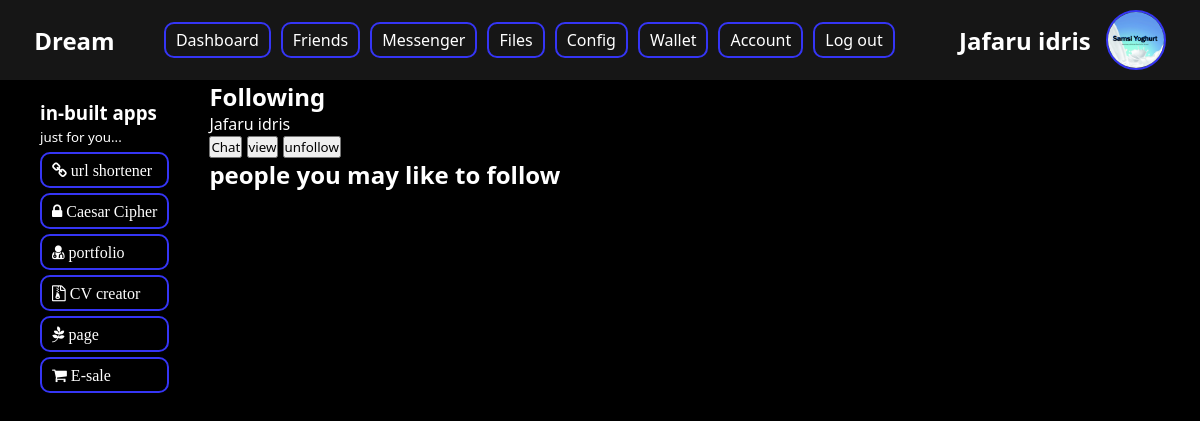
/friends/ (signed in), run on an earlier commit of the app's database.
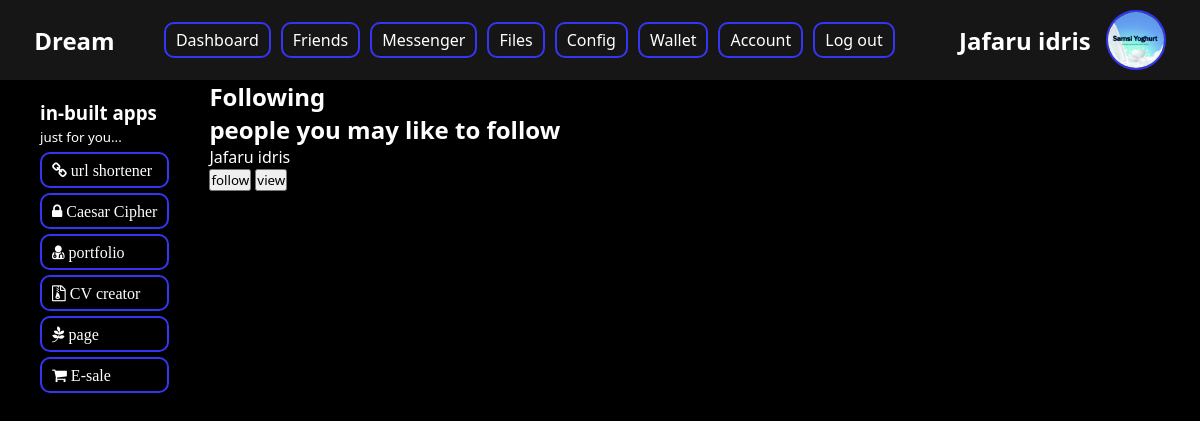
And on a later commit of the database.
### accounts/models.py (models this page shows, shortened)
class User(AbstractUser):
    id = models.UUIDField(primary_key=True, default=uuid.uuid4, editable=False)
    email = models.EmailField(unique=True, blank=True, max_length=500)
    date_of_birth = models.CharField(max_length=10, blank=True)
    followers = models.ManyToManyField(
        'accounts.User', related_name='my_followings', blank=True)
    followings = models.ManyToManyField(
        'accounts.User', related_name='my_followers', blank=True)
    activities = models.ManyToManyField("activities.Activity", blank=True)
    avatar = models.ImageField(upload_to = _upload_user_path, blank =True)
    cover = models.ImageField(upload_to = _upload_user_path, blank =True)
    contacts = models.ManyToManyField('Contact', blank=True)
    class Meta:
        verbose_name = 'Normal Account'
        verbose_name_plural = 'Normal Account\'s'

### friends/views.py (the view)
# urls.py: path('', views.Followers, name='index'),
def Followers(request):
    user = request.user
    friends = User.objects.all()
    f = []
    for friend in friends.all():
        if friend not in user.followings.all():
            f.append(friend)
    context = {
        'suggestions': f
    }
    return render(request, 'friends/index.html', context)

### project/context_processors.py (called while the page is built)
def contexts(request):
    context = {}
    user = request.user
    if user.is_authenticated:
        if Token.objects.filter(user=request.user).exists():
            token = Token.objects.get(user=request.user)
        else:
            token = Token.objects.create(user=request.user)
        context['token'] = token
    return context

### friends/templates/friends/index.html (shortened to what this page needs)
{% extends 'base.html' %}
{% block main %}
    <div class="friends_following">
    <h2>Following</h2>
    {% for friend in user.followings.all %}
    <div class="friend" id="{{friend.id}}">
        <div class="friends_wrapper">
            <p>
            {{friend.get_full_name}}
            </p>
            <div>
                <button>Chat</button>
                <button>view</button>
                <button onclick="unFollow('{{friend.id}}')">unfollow</button>
            </div>
        </div>
    </div>
    {% endfor %}
    </div>
    <div class="friends_suggestion">
        <h2>people you may like to follow</h2>
        {% for friend in suggestions %}
        <div class="friend" id="{{friend.id}}">
            <div class="friends_wrapper">
                <p>
                {{friend.get_full_name}}
                </p>
                <div>
                    <button onclick="follow('{{friend.id}}')">follow</button>
                    <button>view</button>
                </div>
            </div>
        </div>
        {% endfor %}
    </div>
{% endblock main %}

### templates/base.html (shortened to what this page needs)
{% load static %}
<!DOCTYPE html>
<html lang="en">
	<head>
		<link rel="stylesheet" href="{% static 'css/font-awesome.min.css' %}" />
		<link rel="stylesheet" href="{% static 'css/base/styles.css' %}" />
	</head>
	<body>
		<nav>
			<div class="logo-wrapper">
				<h2 class="logo">Dream</h2>
			</div>
			<div class="links-wrapper">
				<ul>
					<li><a href="/">Dashboard</a></li>
					<li><a href="{% url 'friends:index' %}">Friends</a></li>
					<li><a href="{% url 'messenger:index' %}">Messenger</a></li>
					<li><a href="{% url 'files:index' %}">Files</a></li>
					<li><a href="{% url 'settings:index' %}">Config</a></li>
					<li><a href="/">Wallet</a></li>
					<li><a href="{% url 'account:index' %}">Account</a></li>
					<li><a href="{% url 'account:logout' %}">Log out</a></li>
				</ul>
			</div>
			<div class="avatar-wrapper">
				<h2>{{ user.get_full_name }}</h2>
				<img src="{{user.avatar.url}}" alt="{{user.username}} pic" class="nav-avatar">
			</div>
		</nav>
		<div class="body">
			<div class="left">
				{% block left-nav %}
					<div class="apps">
						<div>
							<h3>in-built apps</h3>
							<small>just for you...</small>
						</div>
						<ul>
							<a href="">
								<li>
									<i class="fa fa-link"> url shortener</i>
								</li>
							</a>
							<a href="{% url 'cipher:index' %}">
								<li>
									<i class="fa fa-lock"> Caesar Cipher</i>
								</li>
							</a>
							<a href="">
								<li>
									<i class="fa fa-user-md"> portfolio</i>
								</li>
							</a>
							<a href="">
								<li>
								<i class="fa fa-file-archive-o"> CV creator</i>
							</li>
							</a>
							<a href="{% url 'pages:index' %}">
							<li>
								<i class="fa fa-pagelines"> page</i>
							</li>
							</a>
							<a href="">
							<li>
								<i class="fa fa-shopping-cart"> E-sale</i>
							</li>
							</a>
						</ul>
					</div>
				{% endblock left-nav %}
			</div>
			<div class="main">
				{% block main %}{% endblock main %}
			</div>
		</div>
	</body>
</html>

### static/css/base/styles.css (style rules this page uses)
* { padding: 0; margin: 0%; box-sizing: border-box; font-family: 'Segoe UI', Tahoma, Geneva, Verdana, sans-serif; }
:root { --nav-bg: rgb(22, 22, 22); --nav-color: white; --primary-color: rgb(53, 53, 245); --primary-color-img: linear-gradient(164deg, #0720f5, #ffffff94); --body-color: white; }
nav, nav ul, nav div { display: flex; justify-content: space-evenly; align-items: center; }
nav { background-color: var(--nav-bg); color: var(--nav-color); }
nav ul { list-style: none; }
nav li { margin: 5px; }
nav a { text-decoration: none; color: var(--nav-color); border: 2px solid var(--primary-color); border-radius: 10px; padding: 5px 10px; transition: background-image 2s ease-out; }
nav div { padding: 10px; }
.avatar-wrapper { height: inherit; display: flex; }
.avatar-wrapper h2 { margin: auto 15px; }
.nav-avatar { height: 60px; width: 60px; border: 2px solid var(--primary-color); border-radius: 100%; object-fit: cover; }
body { height: 100vh; background-color: black; }
.body { display: flex; width: 100%; height: 100%; color: var(--body-color); }
.left, .left .apps { padding: 10px 20px; }
.left .apps > ul { list-style: none; }
.left .apps li { border: 2px solid var(--primary-color); border-radius: 10px; padding: 5px 10px; margin: 5px 0; }
.left .apps a { color: var(--body-color); width: 100%; }
.main { flex: 1; height: 100%; }

What changed in the data, as far as the page shows it:
changed User "Jafaru idris": moves from the list under "Following" to the list under "people you may like to follow"
